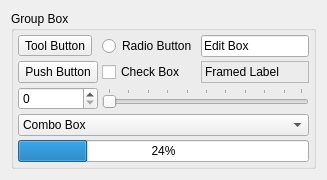
                <widget class="QWidget" name="tabStandardItemsEnabled">
                 <attribute name="title">
                  <string>Enabled</string>
                 </attribute>
                 <layout class="QGridLayout" name="gridLayout_44">
                  <item row="0" column="0">
                   <widget class="QGroupBox" name="groupBoxStandardEnabled">
                    <property name="sizePolicy">
                     <sizepolicy hsizetype="Expanding" vsizetype="Preferred">
                      <horstretch>0</horstretch>
                      <verstretch>0</verstretch>
                     </sizepolicy>
                    </property>
                    <property name="minimumSize">
                     <size>
                      <width>269</width>
                      <height>0</height>
                     </size>
                    </property>
                    <property name="maximumSize">
                     <size>
                      <width>16777215</width>
                      <height>16777215</height>
                     </size>
                    </property>
                    <property name="title">
                     <string>Group Box</string>
                    </property>
                    <layout class="QGridLayout" name="gridLayout_10">
                     <property name="margin">
                      <number>4</number>
                     </property>
                     <property name="spacing">
                      <number>4</number>
                     </property>
                     <item row="0" column="0">
                      <widget class="QToolButton" name="toolButton">
                       <property name="text">
                        <string>Tool Button</string>
                       </property>
                      </widget>
                     </item>
                     <item row="0" column="1">
                      <widget class="QRadioButton" name="radioButton">
                       <property name="text">
                        <string>Radio Button</string>
                       </property>
                      </widget>
                     </item>
                     <item row="0" column="2">
                      <widget class="QLineEdit" name="lineEdit">
                       <property name="text">
                        <string>Edit Box</string>
                       </property>
                      </widget>
                     </item>
                     <item row="1" column="0">
                      <widget class="QPushButton" name="pushButton">
                       <property name="text">
                        <string>Push Button</string>
                       </property>
                      </widget>
                     </item>
                     <item row="1" column="1">
                      <widget class="QCheckBox" name="checkBox">
                       <property name="text">
                        <string>Check Box</string>
                       </property>
                      </widget>
                     </item>
                     <item row="1" column="2">
                      <widget class="QLabel" name="label_7">
                       <property name="frameShape">
                        <enum>QFrame::StyledPanel</enum>
                       </property>
                       <property name="text">
                        <string>Framed Label</string>
                       </property>
                      </widget>
                     </item>
                     <item row="2" column="0">
                      <widget class="QSpinBox" name="spinBox"/>
                     </item>
                     <item row="2" column="1" colspan="2">
                      <widget class="QSlider" name="horizontalSlider">
                       <property name="orientation">
                        <enum>Qt::Horizontal</enum>
                       </property>
                       <property name="tickPosition">
                        <enum>QSlider::TicksAbove</enum>
                       </property>
                      </widget>
                     </item>
                     <item row="3" column="0" colspan="3">
                      <widget class="QComboBox" name="comboBox_3">
                       <property name="enabled">
                        <bool>true</bool>
                       </property>
                       <item>
                        <property name="text">
                         <string>Combo Box</string>
                        </property>
                       </item>
                       <item>
                        <property name="text">
                         <string>Item 1</string>
                        </property>
                       </item>
                       <item>
                        <property name="text">
                         <string>Item 2</string>
                        </property>
                       </item>
                       <item>
                        <property name="text">
                         <string>Item 3</string>
                        </property>
                        <property name="icon">
                         <iconset resource="Resource.qrc">
                          <normaloff>:/Resource/star.png</normaloff>:/Resource/star.png</iconset>
                        </property>
                       </item>
                      </widget>
                     </item>
                     <item row="4" column="0" colspan="3">
                      <widget class="QProgressBar" name="progressBar">
                       <property name="value">
                        <number>24</number>
                       </property>
                      </widget>
                     </item>
                    </layout>
                   </widget>
                  </item>
                 </layout>
                </widget>
